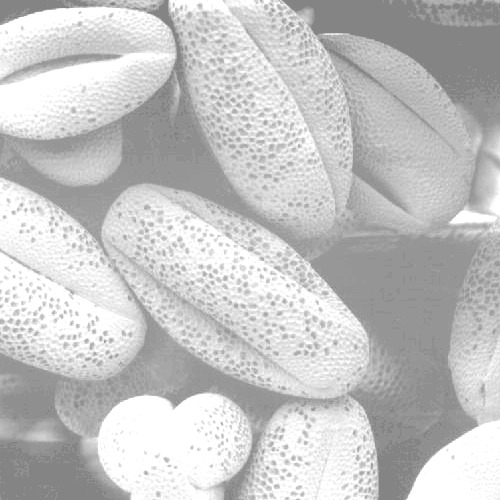
#> input picture dijital_goruntu_isleme/histogram_isleme/histogram_esitleme/fotograflar/acik.tif, 500 x 500 px
$ python histogram_esitleme.py
#> lines starting #> are read from the running program, lines starting #| are printed output that depends on the picture
import cv2
import matplotlib.pyplot as plt
import numpy as np


def cv2_main():
    foto = cv2.imread("./fotograflar/acik.tif", 0)
    hist_es_foto = cv2.equalizeHist(foto)

    yanyana = np.hstack((foto, hist_es_foto))

    plt.imshow(yanyana, cmap="gray")
    plt.show()


def fotografin_histogramini_olustur(foto, L):
    histogram, bins = np.histogram(foto, bins=L, range=(0, L))
    return histogram


def normallestirilmis_histogram_olustur(foto, L):
    histogram = fotografin_histogramini_olustur(foto, L)
    return histogram / foto.size # foto.size = M*N


def kumulatif_dagilimi_olustur(p_r_r):
    return np.cumsum(p_r_r)


def histogram_esitleme(foto, L):
    p_r_r = normallestirilmis_histogram_olustur(foto, L)
    kumulatif_dagilim = kumulatif_dagilimi_olustur(p_r_r)
    donusum_fonksiyonu = (L-1) * kumulatif_dagilim
    shape = foto.shape
    ravel = foto.ravel() # (800x600) -> 480000
    hist_es_foto = np.zeros_like(ravel)
    for i, pixel in enumerate(ravel):
        hist_es_foto[i] = donusum_fonksiyonu[pixel]
    return hist_es_foto.reshape(shape).astype(np.uint8)


def main():
    L = 2**8
    acik = cv2.imread("./fotograflar/acik.tif", 0)
#> acik is the input picture: shape (500, 500); min 132, max 255, mean 196.4
    koyu = cv2.imread("./fotograflar/koyu.tif", 0)
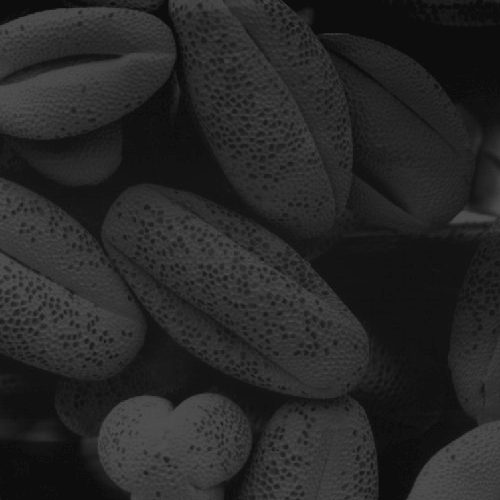
#> input picture dijital_goruntu_isleme/histogram_isleme/histogram_esitleme/fotograflar/koyu.tif, 500 x 500 px
#> koyu is the input picture: shape (500, 500); min 13, max 83, mean 38.7
    grimsi = cv2.imread("./fotograflar/grimsi.tif", 0)
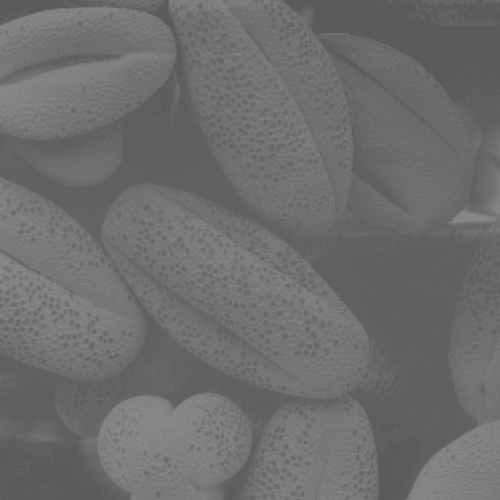
#> input picture dijital_goruntu_isleme/histogram_isleme/histogram_esitleme/fotograflar/grimsi.tif, 500 x 500 px
#> grimsi is the input picture: shape (500, 500); min 91, max 138, mean 109.1

    hist_es_acik = histogram_esitleme(acik, L)
#> in fotografin_histogramini_olustur, `histogram, bins = np.histogram(foto, bins=L, range=(0, L))`: histogram = 256 values, max 28659 at index 255, min 0 at index 0, mean 976.6; bins = 257 values from 0 to 256
#> in histogram_esitleme, `p_r_r = normallestirilmis_histogram_olustur(foto, L)`: p_r_r = 256 values, max 0.115 at index 255, min 0 at index 0, mean 0.00391
#> in histogram_esitleme, `kumulatif_dagilim = kumulatif_dagilimi_olustur(p_r_r)`: kumulatif_dagilim = 256 values from 0 to 1
#> in histogram_esitleme, `donusum_fonksiyonu = (L-1) * kumulatif_dagilim`: donusum_fonksiyonu = 256 values from 0 to 255
#> the loop in histogram_esitleme, `for i, pixel in enumerate(ravel):` made 250000 passes
#> pixel on passes 1 to 3: 132, 132, 132
#> in histogram_esitleme, `return hist_es_foto.reshape(shape).astype(np.uint8)`:
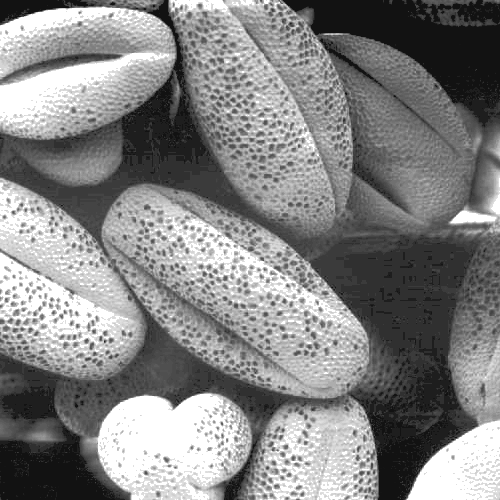
#> returned value: shape (500, 500); min 18, max 255, mean 132.1
    hist_es_koyu = histogram_esitleme(koyu, L)
#> the loop in histogram_esitleme (call 2), `for i, pixel in enumerate(ravel):` made 250000 passes
#> pixel on passes 1 to 3: 13, 13, 13
    hist_es_grimsi = histogram_esitleme(grimsi, L)

    yanyana_acik = np.hstack((acik, hist_es_acik))
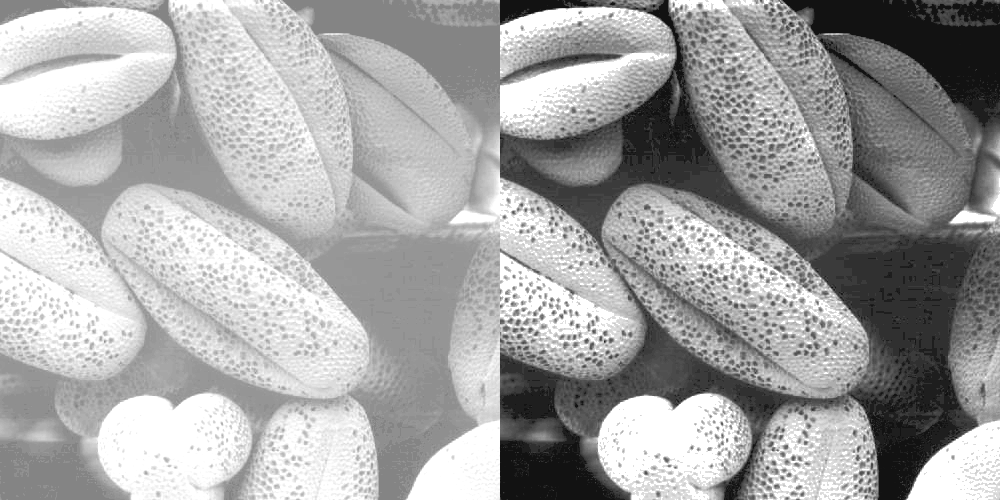
#> yanyana_acik: shape (500, 1000); min 18, max 255, mean 164.2
    yanyana_koyu = np.hstack((koyu, hist_es_koyu))
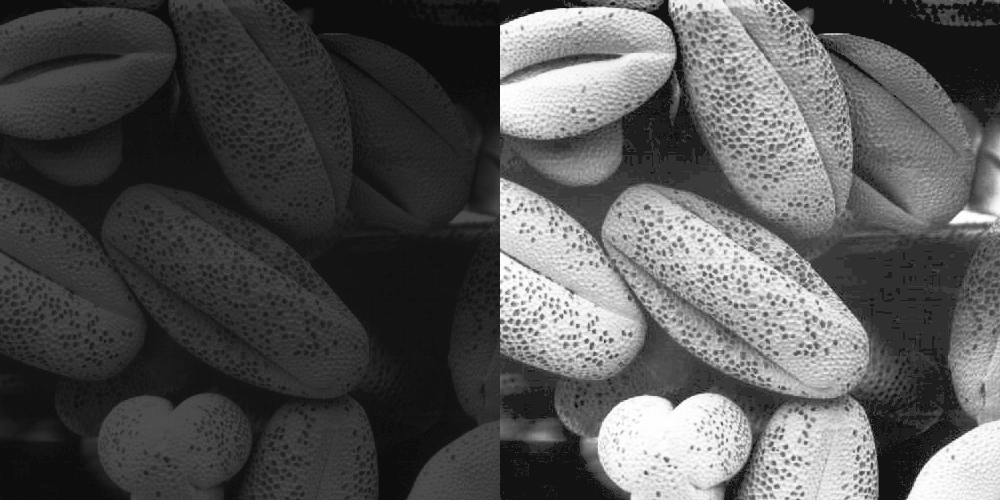
#> yanyana_koyu: shape (500, 1000); min 13, max 255, mean 84.6
    yanyana_grimsi = np.hstack((grimsi, hist_es_grimsi))
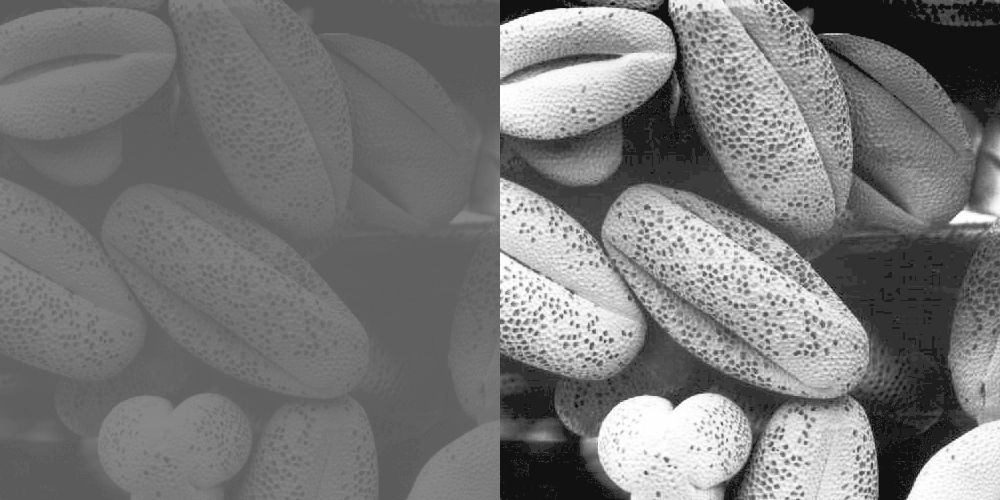
#> yanyana_grimsi: shape (500, 1000); min 17, max 255, mean 120.2

    grid = np.vstack((yanyana_acik, yanyana_koyu, yanyana_grimsi))
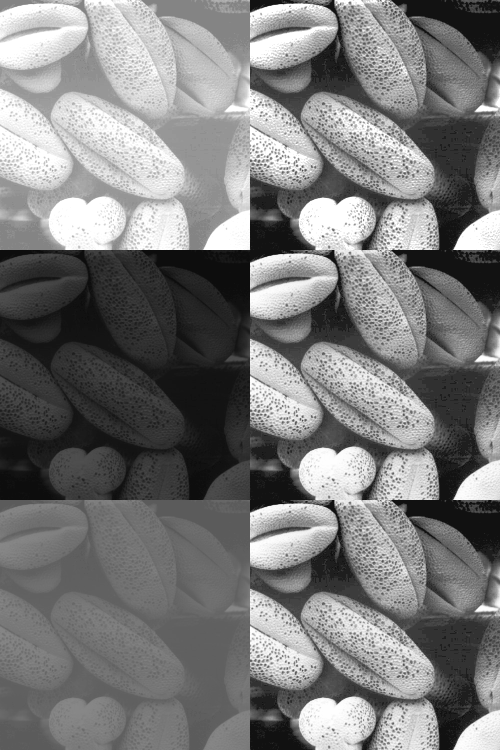
#> grid: shape (1500, 1000) (shown at 1/2 size); min 13, max 255, mean 123

    plt.imshow(grid, cmap="gray")
    plt.show()


if __name__ == "__main__":
    # cv2_main()
    main()
